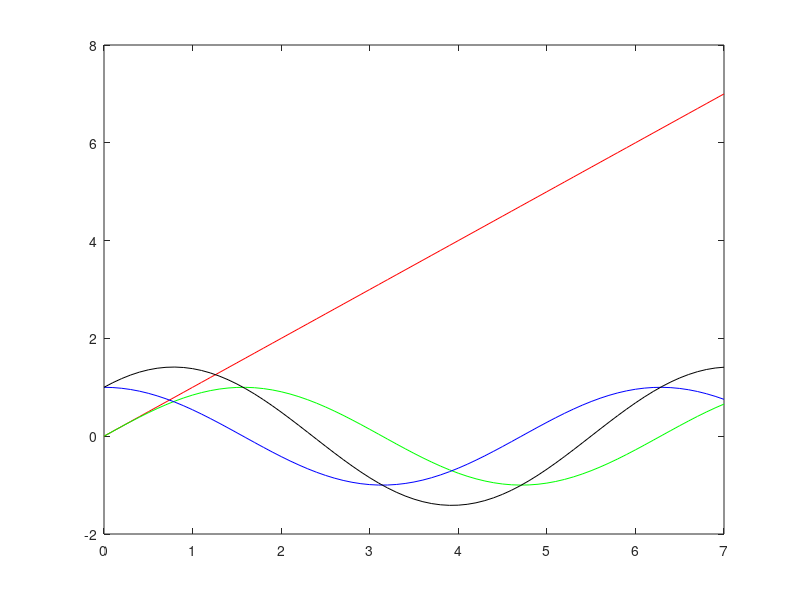

The MATLAB script that drew this image: (Note: this script raises an error after producing the figure.)
%   Thanks to R. Pawlowicz (IOS) rich@ios.bc.ca for 'contours.m' and 
%   'clabel.m/inline_labels' so that contour now works with parametric
%   surfaces and inline contour labels.
t=0:0.1:7;
y=sin(t);
z=cos(t);
figure
plot(t,t,'r',t,y,'g',t,z,'b',t,y+z,'k');
Strings={'line','sin','cos','sin+cos'};
LabelLine(gca,Strings);

function LabelLine(h_axes,LabelStrings)
h_line=findobj(h_axes,'type','line');
n=length(h_line);
for k=1:n;
    XData=get(h_line(k),'XData');
    YData=get(h_line(k),'YData');
    Ind=round(length(XData)/2);
    text(XData(Ind),YData(Ind),LabelStrings{n-k+1});
end
end